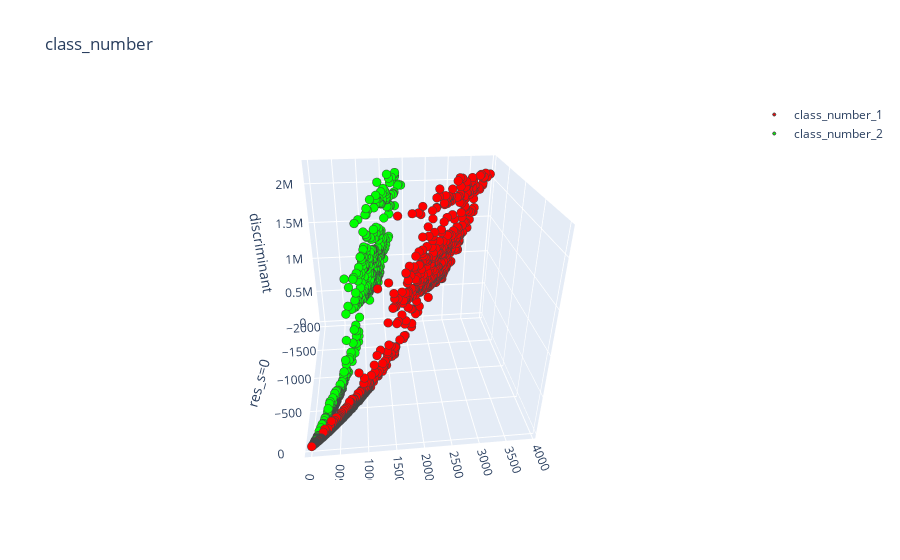

Write notebook code for a chart like this one.
### Code cell
feature1 = 'res_s=0'
feature2 = 'regulator'
feature3 = 'discriminant'

dr1 = go.Scatter3d(
    x=small_df_pd[small_df_pd['class_number'] == 1][feature1],
    y=small_df_pd[small_df_pd['class_number'] == 1][feature2],
    z=small_df_pd[small_df_pd['class_number'] == 1][feature3],
    mode='markers',
    marker = dict(size=3,
                  color='rgb(255,0,0)',
                  line=dict(width=1)),
    name ='class_number_1'
)
dr2 = go.Scatter3d(
    x=small_df_pd[small_df_pd['class_number'] == 2][feature1],
    y=small_df_pd[small_df_pd['class_number'] == 2][feature2],
    z=small_df_pd[small_df_pd['class_number'] == 2][feature3],
    mode='markers',
    marker = dict(size=3,
                  color='rgb(0,255,0)',
                  line=dict(width=1)),
    name ='class_number_2'
)
data = [dr1, dr2]
layout = go.Layout(
    title='class_number',
    scene = dict(
        xaxis = dict(title=feature1),
        yaxis = dict(title=feature2),
        zaxis = dict(title=feature3),)
)
fig = go.Figure(data=data, layout=layout)
py.iplot(fig, filename='class_number')

### Figure 1 — Plotly figure (JSON) as saved in the notebook; plotly's stock layout.template omitted (floating-point values rounded to 4 significant figures; data arrays with more than 128 entries replaced by an {"elided": "..."} marker saying what was removed)
{"data": [{"marker": {"color": "rgb(255,0,0)", "line": {"width": 1}, "size": 3}, "mode": "markers", "name": "class_number_1", "type": "scatter3d", "x": {"elided": "2016 float values"}, "y": {"elided": "2016 float values"}, "z": {"elided": "2016 int values"}}, {"marker": {"color": "rgb(0,255,0)", "line": {"width": 1}, "size": 3}, "mode": "markers", "name": "class_number_2", "type": "scatter3d", "x": {"elided": "1224 float values"}, "y": {"elided": "1224 float values"}, "z": {"elided": "1224 int values"}}], "layout": {"scene": {"xaxis": {"title": {"text": "res_s=0"}, "type": "linear"}, "yaxis": {"title": {"text": "regulator"}, "type": "linear"}, "zaxis": {"title": {"text": "discriminant"}, "type": "linear"}, "aspectratio": {"x": 1, "y": 1, "z": 1}, "aspectmode": "auto", "camera": {"up": {"x": 0, "y": 0, "z": 1}, "center": {"x": 0, "y": 0, "z": 0}, "eye": {"x": 1.879, "y": -0.1957, "z": 1.058}, "projection": {"type": "perspective"}}}, "title": {"text": "class_number"}, "autosize": true}}
